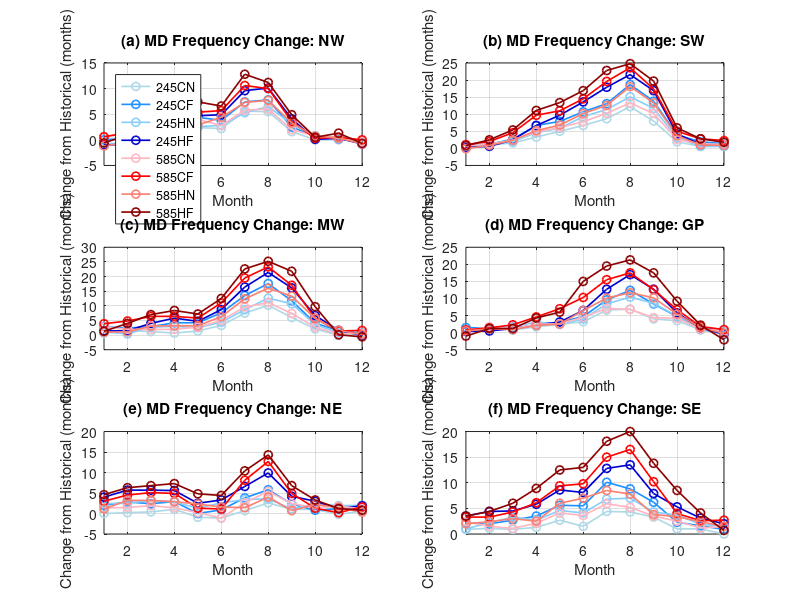

This figure's MATLAB source: (Note: this script raises an error after producing the figure.)
%% monthly Tair change (abs diff)

clear all; clc;

% Plot monthly change
subplot(3,2,1)

% Define months
months = 1:12;

% Define data (rows = months, columns = variables)
data = [
   13.6	13.6	13.6	12.8	12.6	14.2	14.2	12.4	13.0
12.5	13.2	12.7	11.9	11.6	13.6	13.9	12.0	13.4
13.4	13.5	13.5	13.7	13.3	14.0	15.2	14.0	14.9
13.5	13.9	16.3	15.4	16.8	15.2	18.2	16.1	19.5
12.8	15.2	17.2	15.4	17.5	16.8	18.2	15.7	20.2
12.8	15.0	16.6	15.6	17.7	15.6	18.5	17.2	19.4
12.9	18.5	20.3	18.2	22.5	18.7	23.5	20.2	25.7
13.7	19.2	21.5	20.2	23.8	19.7	23.7	21.4	24.9
12.7	14.3	15.2	15.8	16.8	14.7	16.3	16.0	17.6
13.0	13.0	13.7	13.8	13.1	13.7	13.3	13.7	13.5
12.9	12.9	13.1	13.1	13.2	13.2	13.4	13.3	14.2
13.9	13.8	13.5	13.5	13.1	13.5	13.9	13.1	13.2

];

colors = [
   [173 216 230]/255;  % 245CN (dark blue)
    [30, 144, 255]/255;  % 245CF (medium blue)
   [135, 206, 250]/255;  % 245HN (darker blue)
  [0, 0, 205]/255;  % 245HF (deep blue)
    [255, 182, 193]/255;  % 585CN (light red)
    [255 0 0]/255;  % 585CF (medium red)
    [250 128 114]/255;  % 585HN (dark red)
    [139, 0, 0]/255;  % 585HF (deep red)
];

% Annual data
% annual = [5.6 7.1 8.1 7.6 9.2 7.3 9.6 8.0 11.5];

% Subtract the historical values (column 1) from the rest
change_monthly = data(:,2:end) - data(:,1);
% change_annual = annual(2:end) - annual(1);

% Scenario labels (excluding Hist)
labels = {'245CN', '245CF', '245HN', '245HF', '585CN', '585CF', '585HN', '585HF'};


hold on;
for s = 1:8
    plot(months, change_monthly(:,s), '-o', ...
        'Color', colors(s,:), 'LineWidth', 1.2);
end
hold off;
xlim([1,12])
xlabel('Month');
ylabel('Change from Historical (months)');
title('(a) MD Frequency Change: NW');
legend(labels, 'Location', 'northwest');
grid on;
box on;
% ylim([0, 9])




% Plot monthly change
subplot(3,2,2)

% Define months
months = 1:12;

% Define data (rows = months, columns = variables)
data = [
13.8	14.2	14.8	13.9	14.1	14.5	14.9	13.7	14.6
13.8	14.8	15.0	14.7	14.4	15.1	15.8	14.7	16.3
13.3	14.9	16.0	15.3	15.8	15.7	17.9	15.7	18.7
12.9	16.2	19.6	17.5	19.6	17.7	22.6	18.1	24.0
12.9	17.9	20.8	18.8	22.6	19.0	23.9	19.7	26.3
12.9	19.6	23.6	22.2	26.5	20.7	27.4	23.1	29.8
13.8	22.5	26.9	25.2	31.7	24.1	33.4	26.4	36.6
12.2	24.4	30.9	27.3	33.8	25.5	35.8	30.3	37.0
12.4	20.4	26.2	24.1	29.3	22.6	29.8	25.7	32.1
13.5	15.4	17.4	16.6	17.7	16.1	18.5	17.2	19.5
13.7	14.3	15.6	14.3	14.9	15.0	16.5	14.7	16.5
14.1	14.7	15.5	14.7	15.1	15.3	16.4	15.0	15.9


];

colors = [
   [173 216 230]/255;  % 245CN (dark blue)
    [30, 144, 255]/255;  % 245CF (medium blue)
   [135, 206, 250]/255;  % 245HN (darker blue)
  [0, 0, 205]/255;  % 245HF (deep blue)
    [255, 182, 193]/255;  % 585CN (light red)
    [255 0 0]/255;  % 585CF (medium red)
    [250 128 114]/255;  % 585HN (dark red)
    [139, 0, 0]/255;  % 585HF (deep red)
];

% Annual data
% annual = [11.1 12.5 13.5 13.0 14.5 12.7 14.9 13.4 16.7];

% Subtract the historical values (column 1) from the rest
change_monthly = data(:,2:end) - data(:,1);
% change_annual = annual(2:end) - annual(1);

% Scenario labels (excluding Hist)
labels = {'245CN', '245CF', '245HN', '245HF', '585CN', '585CF', '585HN', '585HF'};


hold on;
for s = 1:8
    plot(months, change_monthly(:,s), '-o', ...
        'Color', colors(s,:), 'LineWidth', 1.2);
end
hold off;
xlim([1,12])
xlabel('Month');
ylabel('Change from Historical (months)');
title('(b) MD Frequency Change: SW');
% legend(labels, 'Location', 'northwest');
grid on;
box on;
% ylim([0, 9])




% Plot monthly change
subplot(3,2,3)

% Define months
months = 1:12;

% Define data (rows = months, columns = variables)
data = [
13.4	14.0	16.2	14.5	14.8	16.1	17.3	14.4	14.7
13.2	14.8	15.6	13.6	14.7	15.2	18.0	14.3	17.2
13.3	14.5	16.2	16.0	17.3	15.2	19.7	16.4	20.3
12.9	13.6	17.1	15.9	18.7	14.9	19.3	16.1	21.3
13.5	14.9	17.7	16.0	18.2	16.2	19.3	16.7	20.7
13.3	16.6	20.9	17.7	22.0	18.3	24.3	19.6	25.8
12.6	20.1	26.1	21.3	29.0	22.2	32.1	25.0	35.2
12.7	22.9	30.3	25.3	34.1	23.8	36.0	28.7	37.9
12.8	18.8	24.5	23.5	28.9	20.2	29.8	26.1	34.6
13.4	15.5	17.5	17.0	20.1	16.1	19.1	19.1	23.1
13.3	13.2	14.8	14.1	14.9	13.6	14.7	14.9	13.4
13.3	13.4	14.0	13.4	13.2	13.9	14.9	13.5	12.7

];

colors = [
   [173 216 230]/255;  % 245CN (dark blue)
    [30, 144, 255]/255;  % 245CF (medium blue)
   [135, 206, 250]/255;  % 245HN (darker blue)
  [0, 0, 205]/255;  % 245HF (deep blue)
    [255, 182, 193]/255;  % 585CN (light red)
    [255 0 0]/255;  % 585CF (medium red)
    [250 128 114]/255;  % 585HN (dark red)
    [139, 0, 0]/255;  % 585HF (deep red)
];

% Annual data
% annual = [7.6 9.3 10.5 10.0 11.8 9.7 12.3 10.5 14.5];

% Subtract the historical values (column 1) from the rest
change_monthly = data(:,2:end) - data(:,1);
% change_annual = annual(2:end) - annual(1);

% Scenario labels (excluding Hist)
labels = {'245CN', '245CF', '245HN', '245HF', '585CN', '585CF', '585HN', '585HF'};


hold on;
for s = 1:8
    plot(months, change_monthly(:,s), '-o', ...
        'Color', colors(s,:), 'LineWidth', 1.2);
end
hold off;
xlim([1,12])
xlabel('Month');
ylabel('Change from Historical (months)');
title('(c) MD Frequency Change: MW');
% legend(labels, 'Location', 'northwest');
grid on;
box on;




% Plot monthly change
subplot(3,2,4)

% Define months
months = 1:12;

% Define data (rows = months, columns = variables)
data = [
13.5	14.3	15.0	13.8	13.9	14.2	14.3	14.0	12.5
13.0	14.6	14.3	14.2	13.5	14.7	14.4	14.1	14.2
13.5	14.3	14.4	15.3	14.7	14.6	15.8	14.4	14.7
13.9	15.6	16.2	17.0	16.2	16.4	18.5	16.0	18.2
13.3	15.7	16.4	15.8	16.4	15.9	20.3	15.8	19.3
13.3	16.5	18.0	17.3	19.8	17.8	23.6	19.8	28.3
13.2	19.8	22.8	21.6	25.9	20.3	28.7	23.3	32.7
12.5	19.4	24.9	22.9	29.5	19.3	30.0	24.2	33.8
13.5	17.5	21.9	22.1	26.2	17.9	26.1	23.7	31.0
14.5	18.0	19.2	19.3	20.3	18.7	21.2	19.9	23.7
12.6	13.4	14.1	13.5	13.9	13.6	14.4	14.1	14.8
13.6	13.1	14.3	13.7	13.2	14.3	14.5	13.4	11.5

];

colors = [
   [173 216 230]/255;  % 245CN (dark blue)
    [30, 144, 255]/255;  % 245CF (medium blue)
   [135, 206, 250]/255;  % 245HN (darker blue)
  [0, 0, 205]/255;  % 245HF (deep blue)
    [255, 182, 193]/255;  % 585CN (light red)
    [255 0 0]/255;  % 585CF (medium red)
    [250 128 114]/255;  % 585HN (dark red)
    [139, 0, 0]/255;  % 585HF (deep red)
];

% Annual data
% annual = [15.9 17.3 18.2 17.7 19.1 17.5 19.5 18.1 21.1];

% Subtract the historical values (column 1) from the rest
change_monthly = data(:,2:end) - data(:,1);
% change_annual = annual(2:end) - annual(1);

% Scenario labels (excluding Hist)
labels = {'245CN', '245CF', '245HN', '245HF', '585CN', '585CF', '585HN', '585HF'};


hold on;
for s = 1:8
    plot(months, change_monthly(:,s), '-o', ...
        'Color', colors(s,:), 'LineWidth', 1.2);
end
hold off;
xlim([1,12])
xlabel('Month');
ylabel('Change from Historical (months)');
title('(d) MD Frequency Change: GP');
% legend(labels, 'Location', 'northwest');
grid on;
box on;


% Plot monthly change
subplot(3,2,5)

% Define months
months = 1:12;

% Define data (rows = months, columns = variables)
data = [
13.6	13.6	15.6	16.0	17.6	14.9	16.6	14.7	18.2
12.7	12.9	15.5	15.2	18.4	14.2	17.2	15.9	19.0
13.0	13.4	15.4	16.2	18.7	14.9	18.1	16.2	19.8
12.3	13.3	15.2	15.1	17.9	13.7	17.2	15.2	19.6
12.9	12.0	12.9	14.2	15.4	13.1	14.2	15.2	17.7
12.8	11.7	13.7	15.4	16.1	11.7	13.9	14.4	17.2
13.1	13.8	16.9	16.5	19.7	15.7	21.2	14.5	23.5
12.9	15.5	18.7	16.5	22.8	18.3	25.6	16.9	27.2
13.6	14.6	15.9	14.7	17.8	16.0	18.5	14.3	20.4
13.2	14.2	14.0	15.6	16.2	14.7	14.5	15.4	16.5
12.2	12.0	13.4	14.1	13.4	13.9	12.4	13.7	13.4
13.2	13.8	14.7	15.2	15.1	14.4	14.8	13.5	14.0

];

colors = [
   [173 216 230]/255;  % 245CN (dark blue)
    [30, 144, 255]/255;  % 245CF (medium blue)
   [135, 206, 250]/255;  % 245HN (darker blue)
  [0, 0, 205]/255;  % 245HF (deep blue)
    [255, 182, 193]/255;  % 585CN (light red)
    [255 0 0]/255;  % 585CF (medium red)
    [250 128 114]/255;  % 585HN (dark red)
    [139, 0, 0]/255;  % 585HF (deep red)
];

% Annual data
% annual = [8.9 10.4 11.5 11.0 12.5 10.7 12.9 11.4 14.8];

% Subtract the historical values (column 1) from the rest
change_monthly = data(:,2:end) - data(:,1);
% change_annual = annual(2:end) - annual(1);

% Scenario labels (excluding Hist)
labels = {'245CN', '245CF', '245HN', '245HF', '585CN', '585CF', '585HN', '585HF'};


hold on;
for s = 1:8
    plot(months, change_monthly(:,s), '-o', ...
        'Color', colors(s,:), 'LineWidth', 1.2);
end
hold off;
xlim([1,12])
xlabel('Month');
ylabel('Change from Historical (months)');
title('(e) MD Frequency Change: NE');
% legend(labels, 'Location', 'northwest');
grid on;
box on;



% Plot monthly change
subplot(3,2,6)

% Define months
months = 1:12;

% Define data (rows = months, columns = variables)
data = [
12.9	13.8	15.1	13.9	16.4	15.3	16.2	14.9	16.4
13.2	14.3	15.2	15.4	17.6	14.7	16.5	15.6	17.6
13.4	14.3	16.1	16.7	17.9	14.5	17.7	16.4	19.4
13.2	14.5	16.7	15.9	19.0	15.3	19.3	15.7	22.1
13.0	15.7	18.6	17.6	21.6	17.1	22.4	19.0	25.5
13.1	14.6	18.6	17.2	21.2	16.7	22.9	20.1	26.1
13.3	17.7	23.4	20.1	26.1	19.2	28.3	21.8	31.4
12.6	16.9	21.4	19.6	26.1	17.8	29.1	20.4	32.6
12.7	16.0	18.9	17.0	20.6	16.2	22.9	16.5	26.5
13.5	14.5	15.8	17.2	18.8	16.0	17.5	16.9	22.0
13.5	14.5	15.1	15.4	16.6	14.7	16.1	15.9	17.6
12.7	12.7	13.6	14.2	14.7	14.1	15.4	14.2	13.4

];

colors = [
   [173 216 230]/255;  % 245CN (dark blue)
    [30, 144, 255]/255;  % 245CF (medium blue)
   [135, 206, 250]/255;  % 245HN (darker blue)
  [0, 0, 205]/255;  % 245HF (deep blue)
    [255, 182, 193]/255;  % 585CN (light red)
    [255 0 0]/255;  % 585CF (medium red)
    [250 128 114]/255;  % 585HN (dark red)
    [139, 0, 0]/255;  % 585HF (deep red)
];

% Annual data
% annual = [16.0 17.4 18.3 17.8 19.2 17.6 19.7 18.2 21.3];

% Subtract the historical values (column 1) from the rest
change_monthly = data(:,2:end) - data(:,1);
% change_annual = annual(2:end) - annual(1);

% Scenario labels (excluding Hist)
labels = {'245CN', '245CF', '245HN', '245HF', '585CN', '585CF', '585HN', '585HF'};


hold on;
for s = 1:8
    plot(months, change_monthly(:,s), '-o', ...
        'Color', colors(s,:), 'LineWidth', 1.2);
end
hold off;
xlim([1,12])
xlabel('Month');
ylabel('Change from Historical (months)');
title('(f) MD Frequency Change: SE');
% legend(labels, 'Location', 'northwest');
grid on;
box on;


% % Plot annual change
% subplot(3,2,2)
% bar(change_annual);
% set(gca, 'XTickLabel', labels, 'XTick', 1:8, 'XTickLabelRotation', 45);
% ylabel('Annual Change from Historical (°C)');
% title('Annual Temperature Change from Historical');
% grid on;














%% output the plot

fig = gcf;
fig.PaperUnits = 'inches';

% fig.PaperPosition = [0 0 17.7 8];
fig.PaperPosition = [0 0 10 12];
print('ScreenSizeFigure', '-dpng', '-r300')
